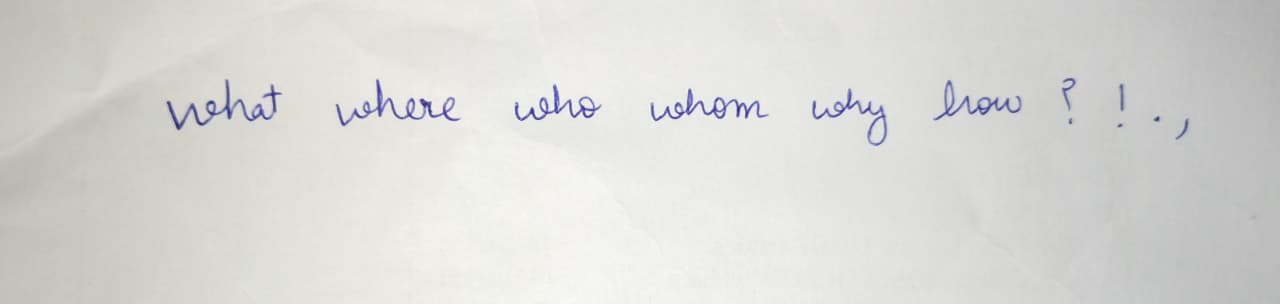
#> input picture writing1.jpeg, 1280 x 304 px; its folder holds only this picture in this run
$ python -i preprocessor.py   (imports and definitions only)
#> lines starting #> are read from the running program, lines starting #| are printed output that depends on the picture; after the words box and inside, x2 and y2 are one past the last pixel; in counts of white or black regions, pixels touching at a corner belong together
"""
Image preprocessing and letter segmentation for handwriting analysis.

Pipeline:
  1. Load image (grayscale or blue-ink-optimised channel extraction)
  2. Adaptive binarisation (Sauvola thresholding)
  3. Noise removal (morphological opening)
  4. Line segmentation via horizontal projection profile
  5. Letter segmentation via vertical projection + contour refinement
"""

from __future__ import annotations

import cv2
import numpy as np
from dataclasses import dataclass, field


@dataclass
class LetterROI:
    """Region-of-interest for a single segmented letter."""

    image: np.ndarray  # Binary crop of the letter (white ink on black bg)
    contour: np.ndarray  # Enclosing contour points
    bbox: tuple[int, int, int, int]  # (x, y, w, h) in the original image
    char_index: int  # Position index within the line
    line_index: int  # Which text line this belongs to
    is_punctuation: bool = False  # True for segments too small to be a letter


@dataclass
class PreprocessResult:
    """Full result of the preprocessing pipeline."""

    original: np.ndarray
    gray: np.ndarray
    binary: np.ndarray
    lines: list[np.ndarray]  # Binary image for each text line
    letters: list[LetterROI] = field(default_factory=list)


def load_image(path: str) -> np.ndarray:
    """Load an image from disk. Raises FileNotFoundError if missing."""
#> called with path = '../writing1.jpeg'
    img = cv2.imread(path)
#> img is the input picture: shape (304, 1280, 3); mean B, G, R 213.7, 217.3, 217.4
    if img is None:
        raise FileNotFoundError(f"Cannot read image at: {path}")
    return img


def to_grayscale(img: np.ndarray, ink_color: str = "dark") -> np.ndarray:
    """Convert to grayscale optimised for the ink colour.

    Parameters
    ----------
    ink_color : str
        "dark"  – standard dark ink on light paper (default).
        "blue"  – deep-blue ink on white paper.  Extracts the channel
                  with best ink/paper contrast, normalises the dynamic
                  range, and applies CLAHE to handle uneven lighting
                  from phone-camera photos.
    """
#> called with ink_color = 'dark'
    if len(img.shape) == 2:
        return img

    if ink_color == "blue":
        # --- Channel selection -----------------------------------------
        # Blue ink absorbs red light, so the red channel has the best
        # ink-vs-paper contrast.  We also compute (R – B) which further
        # isolates the blue dye.  Whichever has wider spread wins.
        b_ch = img[:, :, 0].astype(np.float32)
        r_ch = img[:, :, 2].astype(np.float32)

        # (R − B): paper ≈ 0, blue ink → negative  →  invert
        diff = r_ch - b_ch
        diff_range = diff.max() - diff.min()
        r_range = float(r_ch.max() - r_ch.min())

        if diff_range > r_range * 0.6:
            # R−B channel has meaningful contrast → use it
            gray = ((diff - diff.min()) / (diff_range + 1e-6) * 255).astype(np.uint8)
        else:
            # Fall back to raw red channel (still best single channel)
            gray = r_ch.astype(np.uint8)

        # --- Normalise to full 0-255 range -----------------------------
        gray = cv2.normalize(gray, None, 0, 255, cv2.NORM_MINMAX)  # type: ignore[call-overload]

        # --- CLAHE (contrast-limited adaptive histogram equalisation) ---
        # Handles shadows and uneven lighting typical of phone photos.
        clahe = cv2.createCLAHE(clipLimit=3.0, tileGridSize=(8, 8))
        gray = clahe.apply(gray)

        # --- Light Gaussian blur to reduce JPEG artefacts --------------
        gray = cv2.GaussianBlur(gray, (3, 3), 0)

        return gray

    return cv2.cvtColor(img, cv2.COLOR_BGR2GRAY)


def binarize(
    gray: np.ndarray,
    block_size: int = 25,
    C: int = 12,
    ink_color: str = "dark",
) -> np.ndarray:
    """Binarise a grayscale image so that ink pixels are white (255).

    For blue ink the image has already been contrast-enhanced, so we
    use Otsu's global threshold combined with a local adaptive pass
    for best results on uneven backgrounds.
    """
#> called with block_size = 25, C = 12, ink_color = 'dark'
    if ink_color == "blue":
        # With CLAHE-enhanced grayscale, adaptive threshold alone works
        # well.  Use a slightly lower C to preserve thin strokes that
        # CLAHE has now made visible.
        adaptive = cv2.adaptiveThreshold(
            gray, 255, cv2.ADAPTIVE_THRESH_GAUSSIAN_C,
            cv2.THRESH_BINARY_INV, block_size, max(C - 4, 4),
        )
        return adaptive

    # Standard dark-ink path
    binary = cv2.adaptiveThreshold(
        gray, 255, cv2.ADAPTIVE_THRESH_GAUSSIAN_C, cv2.THRESH_BINARY_INV, block_size, C
    )
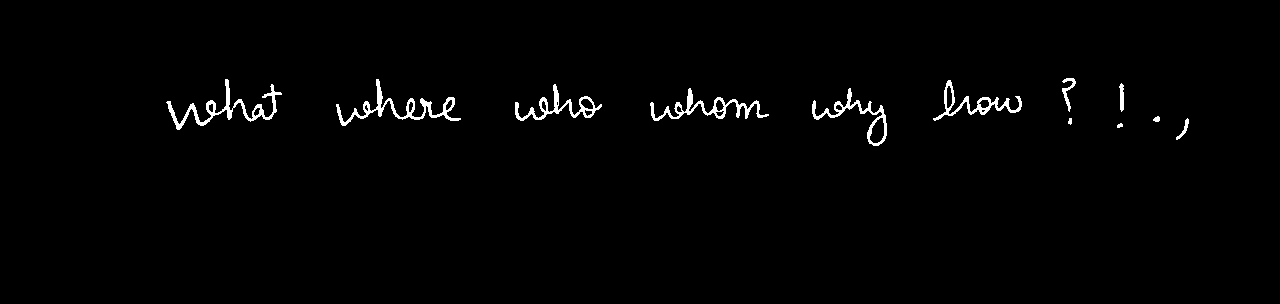
#> binary: shape (304, 1280); 1.4% white; 12 white regions, largest, box (x1, y1, x2, y2) and area: (166, 79, 282, 130) 1011, (336, 79, 461, 126) 990, (650, 88, 769, 121) 841
    return binary


def denoise(binary: np.ndarray, kernel_size: int = 2, ink_color: str = "dark") -> np.ndarray:
    """Remove salt-and-pepper noise with morphological opening."""
#> called with kernel_size = 2, ink_color = 'dark'
    if ink_color == "blue":
        # 1) Morphological close to bridge tiny gaps in strokes,
        #    then open to remove isolated specks.
        k_close = cv2.getStructuringElement(cv2.MORPH_ELLIPSE, (3, 3))
        binary = cv2.morphologyEx(binary, cv2.MORPH_CLOSE, k_close)
        k_open = cv2.getStructuringElement(cv2.MORPH_ELLIPSE, (2, 2))
        return cv2.morphologyEx(binary, cv2.MORPH_OPEN, k_open)

    kernel = cv2.getStructuringElement(
        cv2.MORPH_ELLIPSE, (kernel_size, kernel_size)
    )
    return cv2.morphologyEx(binary, cv2.MORPH_OPEN, kernel)
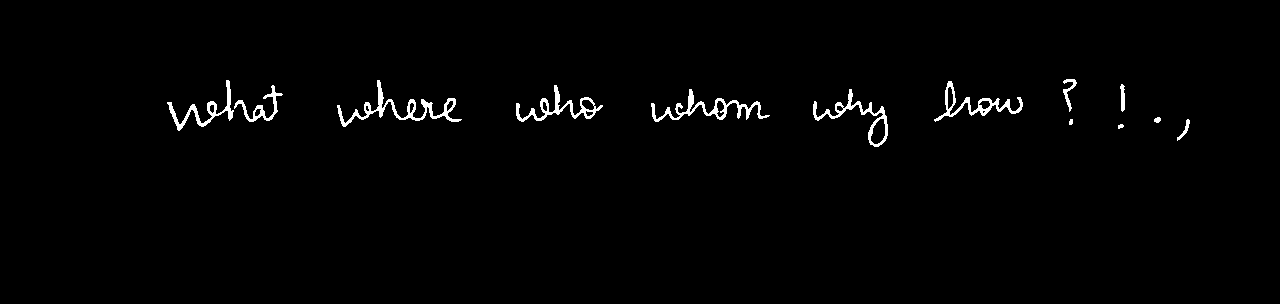
#> returned value: shape (304, 1280); 1.4% white; 13 white regions, largest, box (x1, y1, x2, y2) and area: (337, 80, 462, 127) 991, (651, 89, 770, 122) 840, (516, 85, 603, 122) 697


def segment_lines(binary: np.ndarray, min_gap: int = 8) -> list[tuple[int, int]]:
    """
    Segment text lines using horizontal projection profile.

    Returns list of (y_start, y_end) row ranges.
    """
#> called with min_gap = 8
    h_proj = np.sum(binary, axis=1)
#> h_proj = 304 values, max 62985 at index 111, min 0 at index 0, mean 4471.7
    threshold = h_proj.max() * 0.02
#> threshold = 1259.7

    in_line = False
    lines: list[tuple[int, int]] = []
    start = 0

    for y, val in enumerate(h_proj):
        if not in_line and val > threshold:
            in_line = True
            start = y
        elif in_line and val <= threshold:
            if y - start > min_gap:
                lines.append((start, y))
            in_line = False
#> this loop made 304 passes
#> (in_line, start) on pass 80: (True, 79)
#> in_line on pass 148: False
#> after the loop, in_line = False; lines = [(79, 147)]; start = 79

    if in_line:
        lines.append((start, len(h_proj)))

    return lines


def segment_letters_in_line(
    line_img: np.ndarray,
    min_area: int = 30,
    merge_distance: int = 3,
) -> list[tuple[np.ndarray, np.ndarray, tuple[int, int, int, int]]]:
    """
    Segment individual letters from a single text-line image.

    Uses contour detection with bounding-box merging for broken strokes.

    Returns list of (letter_crop, contour, (x, y, w, h)).
    """
    contours, _ = cv2.findContours(line_img, cv2.RETR_EXTERNAL, cv2.CHAIN_APPROX_SIMPLE)

    boxes: list[tuple[int, int, int, int]] = []
    contour_map: dict[int, np.ndarray] = {}

    for cnt in contours:
        area = cv2.contourArea(cnt)
        if area < min_area:
            continue
        x, y, w, h = cv2.boundingRect(cnt)
        boxes.append((x, y, w, h))
        contour_map[len(boxes) - 1] = cnt

    if not boxes:
        return []

    # Sort left-to-right
    order = sorted(range(len(boxes)), key=lambda i: boxes[i][0])
    boxes = [boxes[i] for i in order]
    new_contour_map = {j: contour_map[order[j]] for j in range(len(order))}
    contour_map = new_contour_map

    # Merge overlapping / very close bounding boxes
    merged: list[tuple[int, int, int, int]] = [boxes[0]]
    merged_contours: list[np.ndarray] = [contour_map[0]]

    for i in range(1, len(boxes)):
        px, py, pw, ph = merged[-1]
        cx, cy, cw, ch = boxes[i]
        if cx <= px + pw + merge_distance:
            nx = min(px, cx)
            ny = min(py, cy)
            nw = max(px + pw, cx + cw) - nx
            nh = max(py + ph, cy + ch) - ny
            merged[-1] = (nx, ny, nw, nh)
            merged_contours[-1] = np.vstack([merged_contours[-1], contour_map[i]])
        else:
            merged.append(boxes[i])
            merged_contours.append(contour_map[i])

    results = []
    for (x, y, w, h), cnt in zip(merged, merged_contours):
        pad = 2
        y0 = max(y - pad, 0)
        y1 = min(y + h + pad, line_img.shape[0])
        x0 = max(x - pad, 0)
        x1 = min(x + w + pad, line_img.shape[1])
        crop = line_img[y0:y1, x0:x1].copy()
        results.append((crop, cnt, (x, y, w, h)))

    return results


def preprocess(image_path: str, ink_color: str = "dark") -> PreprocessResult:
    """Run the full preprocessing pipeline on a handwriting image.

    Parameters
    ----------
    ink_color : str
        ``"dark"`` for standard dark ink, ``"blue"`` for deep-blue ink
        on white paper.
    """
    original = load_image(image_path)
    gray = to_grayscale(original, ink_color=ink_color)
    binary = binarize(gray, ink_color=ink_color)
    binary = denoise(binary, ink_color=ink_color)

    line_ranges = segment_lines(binary)
#> line_ranges = [(79, 147)]
    lines: list[np.ndarray] = []
    all_letters: list[LetterROI] = []

    for line_idx, (y_start, y_end) in enumerate(line_ranges):
        line_img = binary[y_start:y_end, :]
        lines.append(line_img)

        line_height = y_end - y_start

        letter_segments = segment_letters_in_line(line_img)
        for char_idx, (crop, contour, bbox) in enumerate(letter_segments):
            # Adjust bbox y-coordinates to original image space
            global_bbox = (bbox[0], bbox[1] + y_start, bbox[2], bbox[3])

            # Mark very small segments as punctuation so the classifier
            # can treat them differently.  Heuristic: both width and
            # height must be < 25 % of the line height.
            _x, _y, bw, bh = bbox
            is_punct = (bw < line_height * 0.25) and (bh < line_height * 0.25)

            roi = LetterROI(
                image=crop,
                contour=contour,
                bbox=global_bbox,
                char_index=char_idx,
                line_index=line_idx,
                is_punctuation=is_punct,
            )
            all_letters.append(roi)
#> this loop made 1 pass
#> (line_idx, y_start, y_end, line_height, order in segment_letters_in_line) on pass 1: (0, 79, 147, 68, [8, 4, 7, 3, 2, 1, 6, 9, 5, 0])
#> pass 1, in preprocess, `line_img = binary[y_start:y_end, :]`:
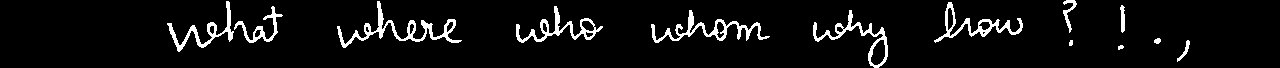
#> line_img: shape (68, 1280); 6.1% white; 13 white regions, largest, box (x1, y1, x2, y2) and area: (337, 1, 462, 48) 991, (651, 10, 770, 43) 840, (516, 6, 603, 43) 697
#> after the loop, all_letters = 9 items; lines = 1 item

    return PreprocessResult(
        original=original,
        gray=gray,
        binary=binary,
        lines=lines,
        letters=all_letters,
    )

>>> result = preprocess('../writing1.jpeg')
